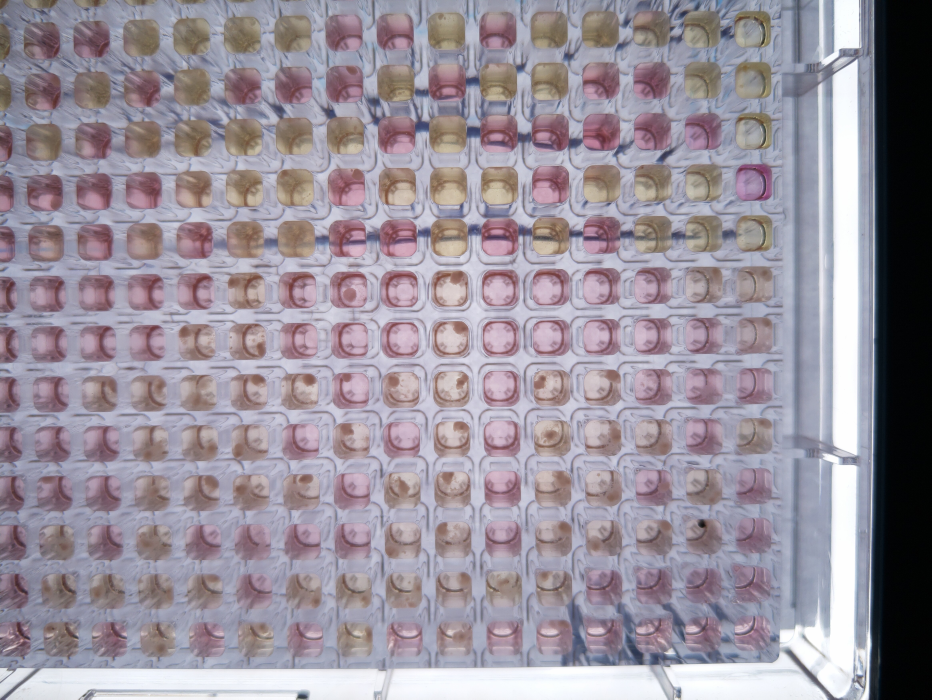
#> input picture IMX519_Focus7.jpg, 4656 x 3496 px (shown at 1/5 size); its folder holds only this picture in this run
$ python Cirlce_Dropper_Filter.py
#> lines starting #> are read from the running program, lines starting #| are printed output that depends on the picture; after the words box and inside, x2 and y2 are one past the last pixel; in counts of white or black regions, pixels touching at a corner belong together; long printed decimals are rounded
#> the answer given: 1
#> the answer given: IMX519_Focus7.jpg
import cv2
import numpy as np
from tkinter import filedialog
from datetime import datetime
import matplotlib.pyplot as plt
from sklearn.cluster import KMeans
import os
import csv
import glob

def auto_filter_from_circle(image_path, radius=45, tolerance=30, save_visualizations=True):
    # Load image
#> called with image_path = 'IMX519_Focus7.jpg', radius = 45, tolerance = 30, save_visualizations = True
    image = cv2.imread(image_path)
#> image is the input picture: shape (3496, 4656, 3); mean B, G, R 155.8, 144.9, 152.9
    if image is None:
        print(f"Error loading image: {image_path}")
        return None

    h, w = image.shape[:2]
    center = (w // 2, h // 2)
    print(f"Image loaded: {w}x{h}, center sample at {center}, radius {radius}")
#| Image loaded: 4656x3496, center sample at (2328, 1748), radius 45

    # Create circular mask for sampling
    y_indices, x_indices = np.ogrid[:h, :w]
    mask = (x_indices - center[0])**2 + (y_indices - center[1])**2 <= radius**2

    # Convert to HSV and sample pixels
    hsv = cv2.cvtColor(image, cv2.COLOR_BGR2HSV)
#> hsv: shape (3496, 4656, 3); mean H, S, V 112.6, 41.7, 162.6
    sample_pixels = hsv[mask]

    if sample_pixels.size == 0:
        print("No pixels found in circular sample area.")
        return None

    # Compute mean and standard deviation of HSV values
    mean_hsv = np.mean(sample_pixels, axis=0)
#> mean_hsv = [116.2, 32.05, 181.8]
    std_hsv = np.std(sample_pixels, axis=0)
#> std_hsv = [66.81, 17.09, 26.1]

    print(f"HSV Statistics:")
    print(f"  Mean HSV: {mean_hsv}")
#|   Mean HSV: [116.223  32.054 181.816]
    print(f"  Std Dev HSV: {std_hsv}")
#|   Std Dev HSV: [66.806 17.089 26.103]

    # Check for bimodal distribution (high standard deviation indicates potential bimodal)
    hue_std_threshold = 30  # Threshold for detecting bimodal hue distribution
    sat_std_threshold = 50  # Threshold for saturation
    val_std_threshold = 50  # Threshold for value

    is_bimodal_hue = std_hsv[0] > hue_std_threshold
#> is_bimodal_hue = True
    is_bimodal_sat = std_hsv[1] > sat_std_threshold
#> is_bimodal_sat = False
    is_bimodal_val = std_hsv[2] > val_std_threshold
#> is_bimodal_val = False

    print(f"Bimodal Analysis:")
    print(f"  Hue std dev: {std_hsv[0]:.1f} ({'BIMODAL' if is_bimodal_hue else 'normal'}, threshold: {hue_std_threshold})")
#|   Hue std dev: 66.8 (BIMODAL, threshold: 30)
    print(f"  Saturation std dev: {std_hsv[1]:.1f} ({'BIMODAL' if is_bimodal_sat else 'normal'}, threshold: {sat_std_threshold})")
#|   Saturation std dev: 17.1 (normal, threshold: 50)
    print(f"  Value std dev: {std_hsv[2]:.1f} ({'BIMODAL' if is_bimodal_val else 'normal'}, threshold: {val_std_threshold})")
#|   Value std dev: 26.1 (normal, threshold: 50)

    # Handle bimodal distributions by splitting data
    if is_bimodal_hue or is_bimodal_sat or is_bimodal_val:
        print(f"\n🔄 BIMODAL DETECTION - Splitting sample data into two groups...")

        # Cluster the sample pixels into 2 groups
        kmeans = KMeans(n_clusters=2, random_state=42, n_init=10)
        cluster_labels = kmeans.fit_predict(sample_pixels)
#> cluster_labels = 6361 values, max 1 at index 11, min 0 at index 0, mean 0.242

        # Split into two groups
        group1_pixels = sample_pixels[cluster_labels == 0]
        group2_pixels = sample_pixels[cluster_labels == 1]
#> group2_pixels = 1538 rows, first 8: [1, 27, 195], [0, 31, 198], [2, 35, 187], [3, 46, 173], [3, 46, 172], [4, 60, 141], [4, 65, 129], [6, 63, 137]

        # Calculate means for each group
        mean1_hsv = np.mean(group1_pixels, axis=0)
#> mean1_hsv = [152.3, 25.14, 189.4]
        mean2_hsv = np.mean(group2_pixels, axis=0)
#> mean2_hsv = [3.06, 53.75, 157.9]

        print(f"Group 1: {len(group1_pixels)} pixels, Mean HSV: {mean1_hsv}")
#| Group 1: 4823 pixels, Mean HSV: [152.310  25.136 189.445]
        print(f"Group 2: {len(group2_pixels)} pixels, Mean HSV: {mean2_hsv}")
#| Group 2: 1538 pixels, Mean HSV: [  3.056  53.745 157.893]

        # Create two separate color ranges
        lower1 = np.array([
            max(0, mean1_hsv[0] - tolerance),
            max(0, mean1_hsv[1] - tolerance),
            max(0, mean1_hsv[2] - tolerance)
        ])
#> lower1 = [122.3, 0, 159.4]
        upper1 = np.array([
            min(179, mean1_hsv[0] + tolerance),
            min(255, mean1_hsv[1] + tolerance),
            min(255, mean1_hsv[2] + tolerance)
        ])
#> upper1 = [179, 55.14, 219.4]

        lower2 = np.array([
            max(0, mean2_hsv[0] - tolerance),
            max(0, mean2_hsv[1] - tolerance),
            max(0, mean2_hsv[2] - tolerance)
        ])
#> lower2 = [0, 23.75, 127.9]
        upper2 = np.array([
            min(179, mean2_hsv[0] + tolerance),
            min(255, mean2_hsv[1] + tolerance),
            min(255, mean2_hsv[2] + tolerance)
        ])
#> upper2 = [33.06, 83.75, 187.9]

        print(f"Bimodal HSV ranges:")
        print(f"  Range 1 - Lower: {lower1}, Upper: {upper1}")
#|   Range 1 - Lower: [122.310   0.         159.445], Upper: [179.          55.136 219.445]
        print(f"  Range 2 - Lower: {lower2}, Upper: {upper2}")
#|   Range 2 - Lower: [  0.          23.745 127.893], Upper: [ 33.056  83.745 187.893]

        # Create combined mask from both ranges
        color_mask1 = cv2.inRange(hsv, lower1, upper1)
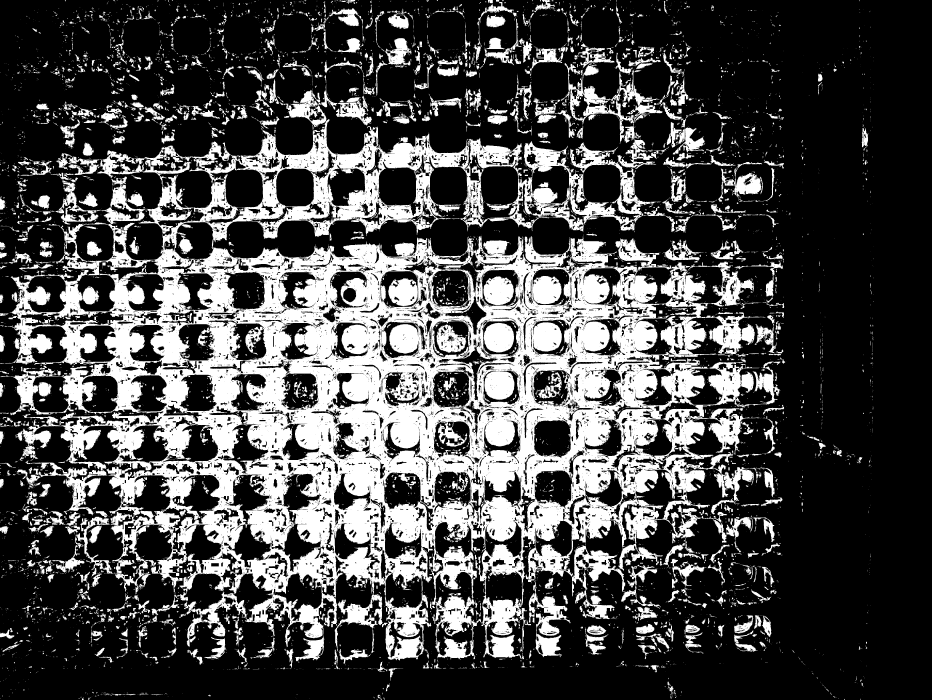
#> color_mask1: shape (3496, 4656) (shown at 1/5 size); 29.2% white; 11065 white regions (8539 under 20 px), largest, box (x1, y1, x2, y2) and area: (0, 596, 3902, 3306) 3798919, (2805, 315, 3312, 719) 36206, (2643, 2900, 2853, 3286) 27339
        color_mask2 = cv2.inRange(hsv, lower2, upper2)
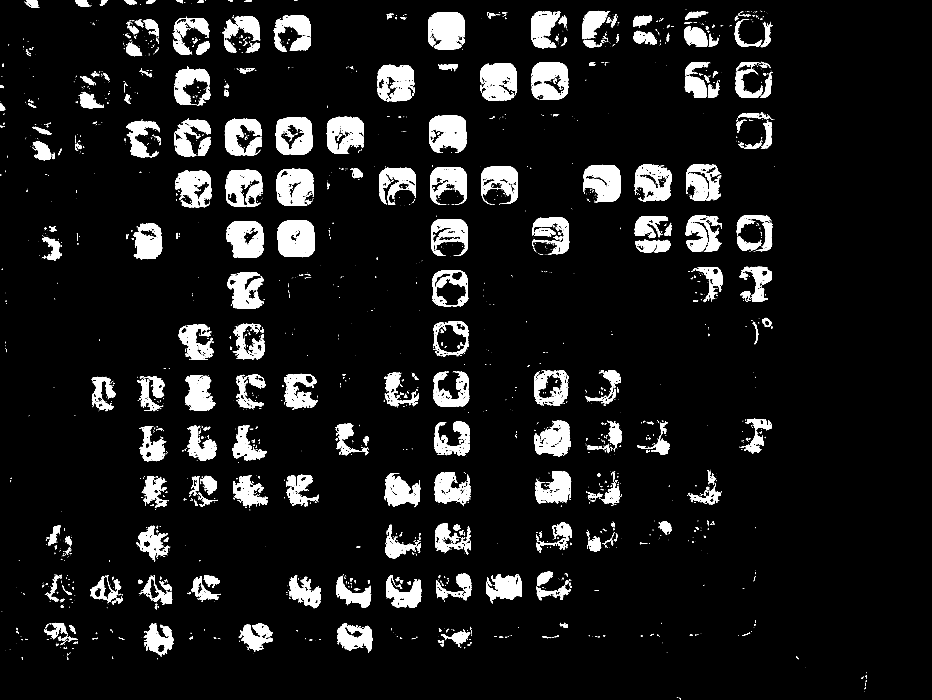
#> color_mask2: shape (3496, 4656) (shown at 1/5 size); 8.4% white; 4603 white regions (3771 under 20 px), largest, box (x1, y1, x2, y2) and area: (1387, 1103, 1574, 1286) 28674, (2140, 62, 2324, 248) 27043, (2147, 577, 2332, 764) 25394
        color_mask = cv2.bitwise_or(color_mask1, color_mask2)
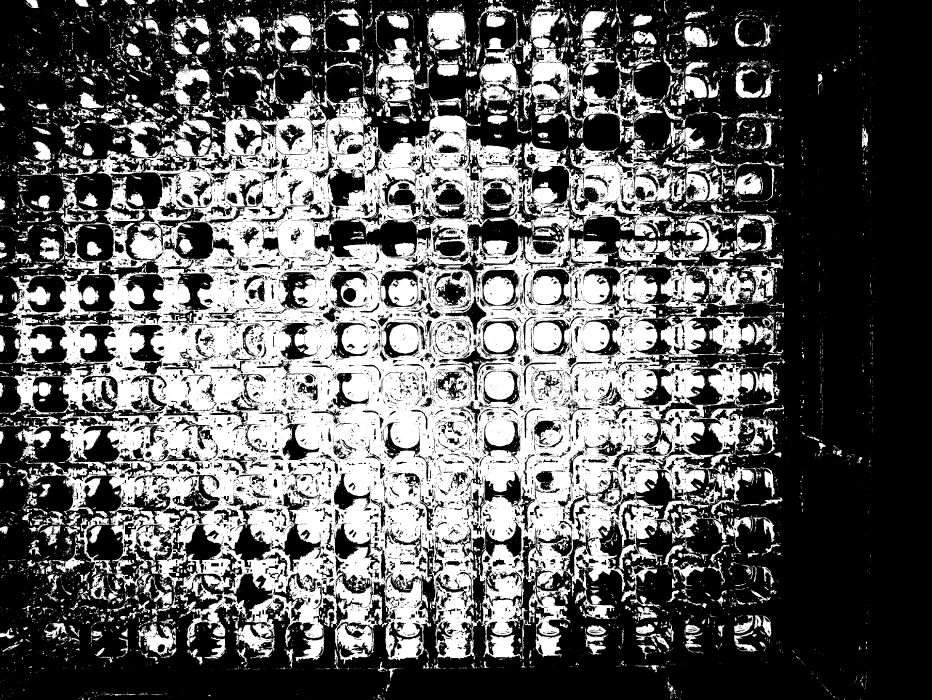
#> color_mask: shape (3496, 4656) (shown at 1/5 size); 37.6% white; 13593 white regions (10876 under 20 px), largest, box (x1, y1, x2, y2) and area: (0, 420, 3902, 3306) 4760073, (2650, 241, 3312, 719) 66807, (2400, 95, 2660, 596) 37665

        bimodal_processing = True

    else:
        print(f"\n✓ Normal distribution detected - using single range")

        # Define single HSV range with tolerance (original method)
        lower = np.array([
            max(0, mean_hsv[0] - tolerance),
            max(0, mean_hsv[1] - tolerance),
            max(0, mean_hsv[2] - tolerance)
        ])
        upper = np.array([
            min(179, mean_hsv[0] + tolerance),
            min(255, mean_hsv[1] + tolerance),
            min(255, mean_hsv[2] + tolerance)
        ])

        print(f"Single HSV range for filtering:\n  Lower: {lower}\n  Upper: {upper}")

        # Create initial mask to analyze color distribution
        color_mask = cv2.inRange(hsv, lower, upper)

        bimodal_processing = False

    # Filter out pure white pixels from analysis (they don't count as meaningful content)
    # Pure white: Saturation < 10 AND Value > 245
    white_pixel_mask = (hsv[:,:,1] < 10) & (hsv[:,:,2] > 245)
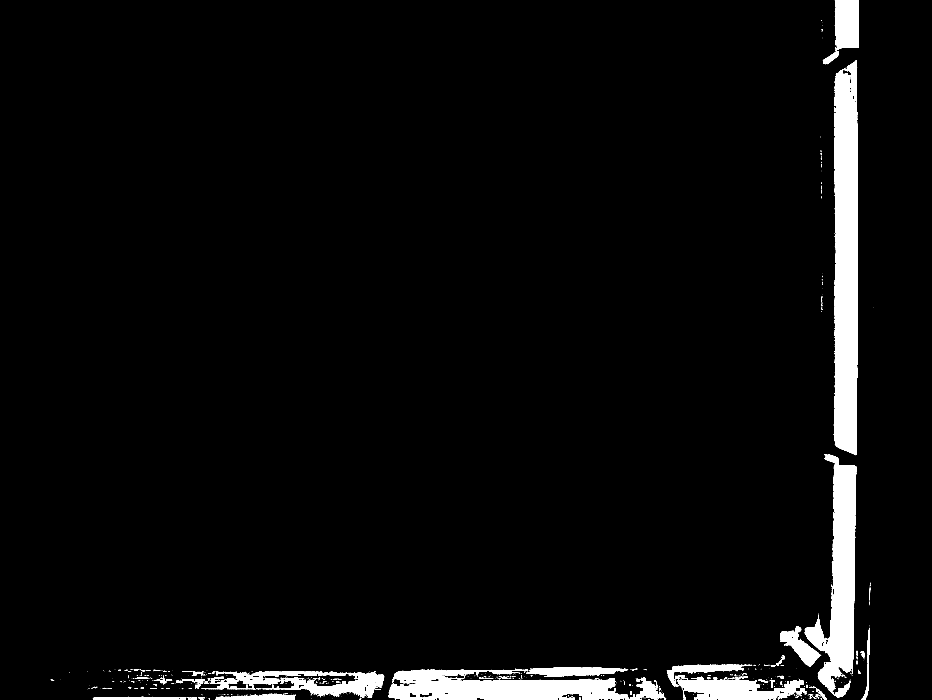
#> white_pixel_mask: shape (3496, 4656) bool (shown at 1/5 size); 4% white; 1071 white regions (908 under 20 px), largest, box (x1, y1, x2, y2) and area: (4169, 300, 4288, 2276) 210903, (4024, 2319, 4281, 3460) 130640, (1943, 3347, 3146, 3496) 114826
    non_white_pixels = np.sum(~white_pixel_mask)
#> non_white_pixels = 15623971
    total_white_pixels = np.sum(white_pixel_mask)
#> total_white_pixels = 653405
#> (the rest of the program and of its run is left out)
